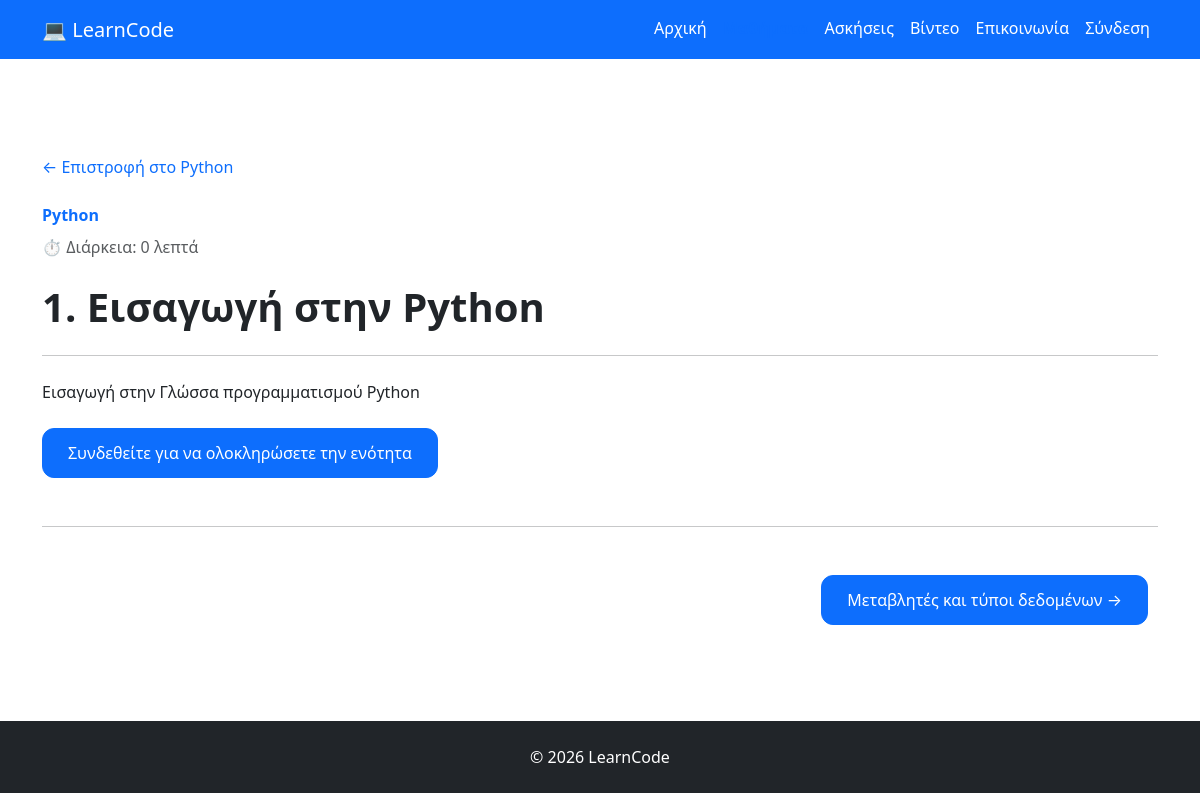
/courses/python/eisagwgh-sthn-python/, run on the app's committed database.
### courses/models.py (models this page shows, shortened)
class Lesson(models.Model):
    course = models.ForeignKey(
        Course,
        on_delete=models.CASCADE,
        related_name="lessons"
    )
    title = models.CharField(max_length=200)
    slug = models.SlugField()
    content = models.TextField()
    order = models.PositiveIntegerField(default=1)
    published = models.BooleanField(default=False)
    created_at = models.DateTimeField(auto_now_add=True)\
    duration = models.PositiveIntegerField(
    default=0,
    help_text="Διάρκεια σε λεπτά"
    )
    published = models.BooleanField(default=False)
    created_at = models.DateTimeField(auto_now_add=True)
    class Meta:
        ordering = ["order"]
        constraints = [
            models.UniqueConstraint(
                fields=["course", "slug"],
                name="unique_lesson_slug_per_course"
            )
        ]

class Course(models.Model):
    LEVEL_CHOICES = [
        ("beginner", "Beginner"),
        ("intermediate", "Intermediate"),
        ("advanced", "Advanced"),
    ]
    title = models.CharField(max_length=200)
    slug = models.SlugField(unique=True, blank=True)
    description = models.TextField()
    level = models.CharField(
        max_length=20,
        choices=LEVEL_CHOICES,
        default="beginner"
    )
    published = models.BooleanField(default=False)
    created_at = models.DateTimeField(auto_now_add=True)

### courses/views.py (the view)
# urls.py: path("<slug:course_slug>/<slug:lesson_slug>/",views.lesson_detail,name="lesson_detail",),
def lesson_detail(request, course_slug, lesson_slug):
    lesson = get_object_or_404(
        Lesson,
        course__slug=course_slug,
        slug=lesson_slug,
        published=True,
        course__published=True,
    )
    previous_lesson = Lesson.objects.filter(
        course=lesson.course,
        published=True,
        order__lt=lesson.order,
    ).order_by("-order").first()
    next_lesson = Lesson.objects.filter(
        course=lesson.course,
        published=True,
        order__gt=lesson.order,
    ).order_by("order").first()
    is_completed = False
    if request.user.is_authenticated:
        is_completed = LessonProgress.objects.filter(user=request.user, lesson=lesson, completed=True).exists()
    context = {
        "lesson": lesson,
        "previous_lesson": previous_lesson,
        "next_lesson": next_lesson,
        "is_completed": is_completed,
    }
    return render(
        request,
        "courses/lesson_detail.html",
        context,
    )

### courses/templates/courses/lesson_detail.html (shortened to what this page needs)
{% extends "base.html" %}
{% block content %}
<section class="py-5">
    <a
        href="{% url 'course_detail' lesson.course.slug %}"
        class="text-decoration-none"
    >
        ← Επιστροφή στο {{ lesson.course.title }}
    </a>
    <div class="mt-4">
        <p class="text-primary fw-semibold mb-2">
            {{ lesson.course.title }}
        </p>
        <p class="text-muted mb-4">
            ⏱️ Διάρκεια: {{ lesson.duration }} λεπτά
        </p>
        <h1 class="fw-bold">
            {{ lesson.order }}. {{ lesson.title }}
        </h1>
        <hr class="my-4">
        <div class="lesson-content">
            {{ lesson.content|linebreaks }}
        </div>
        <div class ="mt-4">
            {% if user.is_authenticated %}
                {% if is_completed %}
                    <div class="alert alert-success" role="alert">
                        Έχετε ολοκληρώσει αυτή την ενότητα!
                    </div>
                {% else %}
                    <form method="post" action = "{% url 'complete_lesson' lesson.course.slug lesson.slug %}">
                        {% csrf_token %}
                        <button type="submit" class="btn btn-success">
                            Ολοκλήρωση Ενότητας
                        </button>
                    </form>
                {% endif %}
            {% else %}
                <a href="{% url 'login' %}? next={{ request.path }}" class="btn btn-primary">Συνδεθείτε για να ολοκληρώσετε την ενότητα</a>
            {% endif %}
        </div>
        <hr class="my-5">
        <div class="d-flex justify-content-between">
            <div>
                {% if next_lesson %}
                    <a
                        href="{% url 'lesson_detail' lesson.course.slug next_lesson.slug %}"
                        class="btn btn-primary"
                    >
                        {{ next_lesson.title }} →
                    </a>
                {% endif %}
            </div>
        </div>
    </div>
</section>
{% endblock %}

### static/css/style.css (style rules this page uses)
.btn { border-radius:12px; padding:12px 25px; margin-right:10px; }

### data on the page
Lesson: course "Python", duration "0", order "1", title "Εισαγωγή στην Python", content "Εισαγωγή στην Γλώσσα προγραμματισμού Python"
Lesson: title "Μεταβλητές και τύποι δεδομένων"
